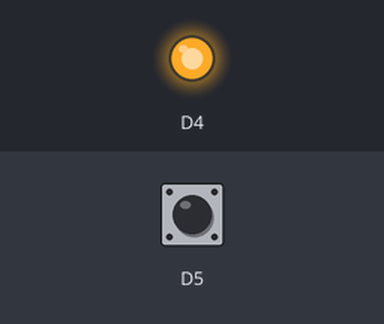
The program below on a simulated ESP8266 (Wemos D1 mini). Parts: output pins drawn as LEDs (lit = HIGH). Inputs (shaded band) come from the test bench; at power-on: D5 HIGH. What the program prints to the serial monitor is not drawn.

Above: at 0.1 s.
Timing chart, 0 to 1.6 s (numbered marks = the images above):
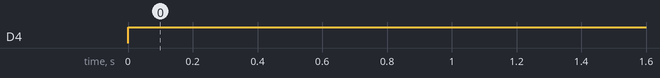

Measured:
- by itself, D4: LOW → HIGH at 0.00 s

The program:

main.cpp
```cpp
// I, Damanpreet Singh, student number 000741359, certify that all code submitted is my own work;
// that I have not copied it from any other source.
// I also certify that I have not allowed my work to be copied by others.

#include <Arduino.h>

void setup() {
  // configure the USB serial monitor
  Serial.begin(115200);

  // configure pin D4 as a digital output - this is the LED
  pinMode(D4, OUTPUT);

  pinMode(D5, INPUT_PULLUP);
  // set default PWM range
  analogWriteRange(1023);
}


void loop() {

  int iVal;  // variable to read agalog
  double val; // variable to get mapped value

  int ibutton;
  ibutton = digitalRead(D5);

  if (ibutton == 1 ){
    digitalWrite(D4,ibutton);
    Serial.println(ibutton +"---- button = 1" );
  }
  if (ibutton == 0 ){
    Serial.println(ibutton +"---- button = 0" );
    // read digitized value from the D1 Mini's A/D convertor
    iVal = analogRead(A0);
    // val = map(iVal, 0, 1023, 0,3300 );
    val = map(iVal, 0, 1023, 0,5000 );
    analogWrite(D4, val);
  }
  delay(1);
} 
```
